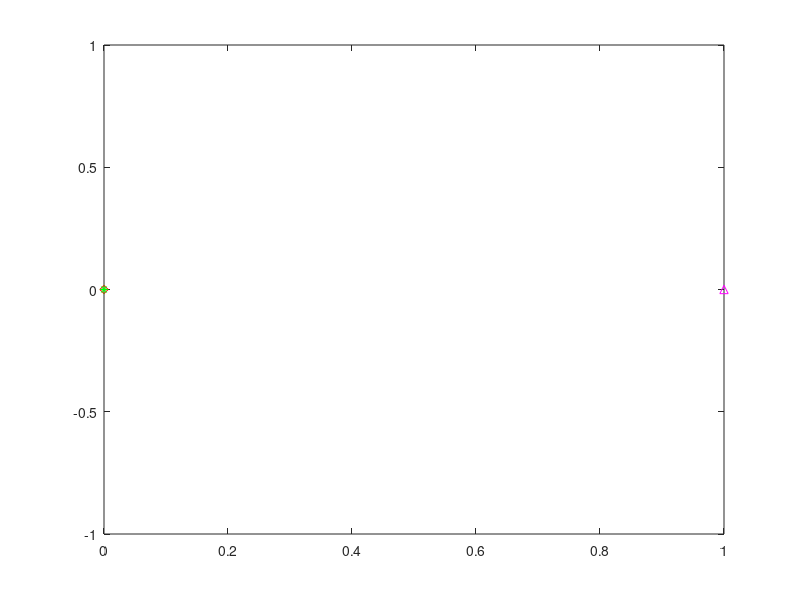

The MATLAB source for this figure: (Note: this script raises an error after producing the figure.)
%%Author: KB
%Purpose: Trying to reproduce the results of the reference paper below
%1. Adapted from ...
% Date:  2020. 02. 10. / 12:22:19 KST

% Version variation:  
% 1.

% Reference paper: 
%[1] Cooperative jamming and Power Allocation for Wireless
% Relay Networks in Presence of Eavesdropper

clear all;
close all;
clc;


%% SETTINGS and PREALLOCATIONS
tx=1;%number of transmitters
rx=1;%number of receiver_poss
mu = 0; % mean of Guassian distribution


%--settings based on ... ----
iter=10^3; % numbeer of Monte Carlo simulations
%d=30;%receiver's distance; destination fixed at 30m
d=1;%receiver's distance; destination fixed at 30m % (2020/02/10)

%eavesdynPos=(-16:2:32);%eavesdroppers dynamnic position; necessary to plot the graph of secrecy gap at with eavesdropper at different distances from the sources
eavesdynPos=(-4:0.05:3);%eavesdroppers dynamnic position; necessary to plot the graph of secrecy gap at with eavesdropper at different distances from the sources
R_sec_vec = zeros(size(eavesdynPos));%(2020/02/10)

tau=4; %path loss exponent
phi=0; %phase offset from source to destination
pathloss_comp=-tau/2;%pathloss component
h= d.^(pathloss_comp)*exp(1j*phi); %line of sight model
%------------------------------------------------------------------------



%% POWER in dB

%------------------------------------------------------------------------
%Total Power budget =20dBm,
%(a) Phase 1(Source to destination; active jammers)=>P_S+P_J1
%(b)Phase 2(Relays to destination; jammers active again) =>P_R+P_J2.
% Therefore P=P_S+P_J1+P_J2+P_R
%------------------------------------------------------------------------

num_relays=1; %number of relays
num_jammers=1;%number of jammers
l=num_jammers;%maximum number of jammers
n=num_relays;%maximum number of relays

% When "The average signal-to-noise ratio (SNR) of the S --> R and
% R --> D links, i.e., gamma_SR_bar and gamma_RD_bar are fixed at
% 15 dB"
gamma_SR_bar = 10^(15/10);
gamma_RD_bar = gamma_SR_bar;

% ---Noise specific settings ----
sigmaSqrd = 1;
%---------------------------------


p_budget_Dbm=20; %total power budget in dBm
p_budget_inWatts=10^((p_budget_Dbm-30)/10);%total power budget in dBm
p_budget_inWatts_divided=p_budget_inWatts/(1+2*(num_jammers)+num_relays);%dividing up the power 
P_S=p_budget_inWatts_divided;%source power in watts
P_R=(p_budget_inWatts_divided)*num_relays;%source power in watts
P_J1=(p_budget_inWatts_divided)*num_jammers;%power in watts for jammers in 1st phase
P_J2=(p_budget_inWatts_divided)*num_jammers;%power in watts for jammers in 2nd phase


% P_S=15;%source power in watts
% P_R=2;%source power in watts
% P_J1=2;%power in watts for jammers in 1st phase
% P_J2=1;%power in watts for jammers in 2nd phase


P_J=P_J1+P_J2;% total jammer power


p=[P_S P_R P_J1 P_J2]'; %matrix of all the powers

% num_relays=input('Please enter the number of relays: ');%number of relays
% num_jammers=input('Please enter the number of relays: ');%number of jammers

%-------------------------------------------------------------------------------------------------------------------
%% DISTANCES

snr_gap=zeros(1,length(eavesdynPos));

snr_gap_cummulator=0; %for cummulating the sum of snr gap to be finally averaged out after  the iterations

%--source position--
%source_pos = zeros(1,1);
source_pos = [-1;0];

for eavesd_dist_iter=1:size(eavesdynPos,2),
%for iter_num=1:iter,
    %% SOURCE
    % USING DYNAMIC RELAY/JAMMER POSITIONS
    
    %% RELAY(S)
    %A1. NON-DYNAMIC RELAY POSITION    
    x_rel_dist =  0;
    y_rel_dist =  0; 
    angles_SR = atan((y_rel_dist-source_pos(2))/(x_rel_dist-source_pos(1)));
    
    %A2. DYNAMIC II (MOST DYNAMIC).
    disk_ctr=[0,0]; %source as center
    disk_rad=18;%radius of disk used to distribute relay positions

%     [x,y,angles_out]=randomNodeCoordinateGenerator(disk_ctr,disk_rad,num_relays,0,2*pi);
%     y_rel_dist=y';
%     x_rel_dist=x';    
%     angles_SR=angles_out';%angles from source to relay. Giving their phase offset component
    
    figure(1);
    plot(0,0,'rd');% for seeing the positioning of the source
    hold on;
    plot(d,0,'m^');% for seeing the positioning of the destination
    plot(x_rel_dist,y_rel_dist,'g*');
    
    
    
     %% JAMMER(S)
%     %A1. NON-DYNAMIC RELAY POSITION
%     y_jam_dist = 0;
%     x_jam_dist = 0
%     angles_SJ = atan(y_jam_dist./x_jam_dist);
    
    %B2. DYNAMIC II (MOST DYNAMIC).
    [x_jammers,y_jammers,angles_jammers_out]=randomNodeCoordinateGenerator(disk_ctr,disk_rad,num_jammers,0,2*pi);
    y_jam_dist=y_jammers';%y-coordinates of jammers with source as center
    x_jam_dist=x_jammers';%y-coordinates of jammers with source as center
    angles_SJ=angles_jammers_out';%angles from source to jammers. Giving their phase offset component
    
    plot(x_jam_dist,y_jam_dist,'bo');% for seeing the positioning of the jammers
    %------------------------------------------------------------------------------------------
    
        
    R_sec_term3_summer = 0;%secrecy capacity agreggator (2020/02/10)
    %for eavesd_dist_iter=1:size(eavesdynPos,2),%(2020/02/10)
    gamma_SE_summer = 0; %(2020/02/11)
    gamma_RE_summer = 0; %(2020/02/11)
    
    for iter_num=1:iter,%(2020/02/10)
        
        %         try
        %% DISTANCES
            
        relay_pos=[x_rel_dist;y_rel_dist];%PNB: relay positions
        jammer_pos=[x_jam_dist;y_jam_dist];%PNB: jammer positions
        eavesd_pos=[eavesdynPos(eavesd_dist_iter);0];% eavesdroppers position
        plot(eavesd_pos(1),eavesd_pos(2),'rs');% for seeing the positioning of the eavesdropper
        dest_pos=[d;0];% destination position
        
        %---source originated distances---        
        
        source2relay_vec = relay_pos - repmat(source_pos,1,size(relay_pos,2));
        source2relay=sqrt(sum((source2relay_vec).^2)).^pathloss_comp;%PBN: source(zero origin) to relay.
        %receiver_pos=[30*ones(1,num_relays);zeros(1,num_relays)];%PNB: destination(receiver_pos's) position from origin
        
        source2dest_vec=dest_pos-source_pos;%vector from source to destination.
        source2dest=sqrt(sum((source2dest_vec).^2)).^pathloss_comp;%PNB: source to destination distance.
        
        source2eavesd_vec=eavesd_pos-source_pos;%vector from source to eavesdropper.
        source2eavesd=sqrt(sum((source2eavesd_vec).^2)).^pathloss_comp;%PNB: source to eavesdropper distance.
        
        %---relay originated distances---
        relay2dest_vect=repmat(dest_pos,1,size(relay_pos,2))-relay_pos;%matrix from relays to destination.
        relay2dest=sqrt(sum((relay2dest_vect).^2)).^pathloss_comp;%PNB: relays to destination distance.
        %% finding phase angles from relay to destinations
        xS1=relay2dest_vect(1,:);
        yS1=relay2dest_vect(2,:);
        phi_relay2dest=atan(yS1./xS1);%(angles in radians)
        %phi_relay2dest=rad2deg(atan(yS1./xS1));%(angles in degrees)
        
        relay2eavesd_vect=repmat(eavesd_pos,1,size(relay_pos,2))-relay_pos;%matrix from relays to eavesdropper.
        relay2eavesd=sqrt(sum((relay2eavesd_vect).^2)).^pathloss_comp;%PNB: relays to eavesdropper distances.
        %% finding phase angles from relay to destinations
        xS2=relay2eavesd_vect(1,:);
        yS2=relay2eavesd_vect(2,:);
        phi_relay2eavesd=atan(yS2./xS2);%(angles in radians)
        %phi_relay2eavesd=rad2deg(atan(yS2./xS2));%(angles in degrees)
        
        
        %---jammer originated distances and angles---
        
        if num_jammers || num_relays > 1,
            for i=1:num_relays,
                for j=1:num_jammers,
                    jam2relay_vect(:,j)=relay_pos(:,i)-jammer_pos(:,j)
                    jam2relay_vect2dist(j)=sqrt(sum(jam2relay_vect(:,j).^2)).^pathloss_comp%PNB: distance of jammers to specific relay
                end
                jam2relay_vec2distvec(:,i)=jam2relay_vect2dist;%finished computing distances from jammers to specific relay added to  final distance matrix
                %% finding the phase angles from jammers to relays
                x_cord=jam2relay_vect(1,:);
                y_cord=jam2relay_vect(2,:);
                phi_relay2jammer=atan(y_cord./x_cord);% angles from jammers to specific relay calculated (in radians)
                %phi_relay2jammer=rad2deg(atan(y_cord./x_cord));%angles from jammers to specific relay calculated (in degrees)
                phi_relay2jammer_complete(:,i)=phi_relay2jammer;% angles from jammers to specific relay added to final angle matrix
            end
            jam2relay=jam2relay_vec2distvec';
            jam2relay_angles=phi_relay2jammer_complete';
        else disp('Error in specifing the relay size');
            
        end
        
        
        jam2dest_vect=repmat(dest_pos,1,size(jammer_pos,2))-jammer_pos;%matrix from jammers to destination.
        jam2dest=sqrt(sum((jam2dest_vect).^2)).^pathloss_comp;%PNB: jammers to destination distances.
        %% finding phase angles from jammer to destinations
        xS3=jam2dest_vect(1,:);
        yS3=jam2dest_vect(2,:);
        phi_jam2dest=atan(yS3./xS3);%angle (in radians)
        %phi_jam2dest=rad2deg(atan(yS3./xS3));%angle (in degrees)
        
        jam2eavesd_vect=repmat(eavesd_pos,1,size(jammer_pos,2))-jammer_pos;%matrix from jammers to eavesdropper.
        jam2eavesd=sqrt(sum((jam2eavesd_vect).^2)).^pathloss_comp;%PNB: jammers to eavesdropper distances.
        xS4=jam2eavesd_vect(1,:);
        yS4=jam2eavesd_vect(2,:);
        phi_jam2eavesd=atan(yS4./xS4);%angle (in radians)
        %phi_jam2eavesd=rad2deg(atan(yS4./xS4));%angle (in degrees)
        
        
        %% CHANNELS
               
        %---CHANNEL ORIGIN: FROM SOURCE-----
        %source to relay
        phi_source2relay=angles_SR;
        h_SR1=exp(1i*phi_source2relay);
        h_SR=source2relay.*h_SR1; % Source to Relay channel
        
        %source to destination/receiver
        phi_source2dest=phi;
        h_SD1=exp(1i*phi_source2dest);
        h_SD=source2dest.*h_SD1;
        
        %source to eavesdropper
        phi_source2eavesd=atan(source2eavesd);%angle (in radians)
        h_SE1=exp(1i*phi_source2eavesd);
        h_SE=source2eavesd.*h_SE1;
        
        
        %---CHANNEL ORIGIN: RELAY-----
        %relay to destination
        h_RD1=exp(1i*phi_relay2dest);
        h_RD=relay2dest.*h_RD1; % Source to Relay channel
        h_RD=h_RD';
        
        %relay to eavesdropper
        %h_RE1=(randn(1,num_relays)+randn(1,num_relays)*1i)/sqrt(2);
        h_RE1=exp(1i*phi_relay2eavesd);
        h_RE=relay2eavesd.*h_RE1; % Source to Relay channel
        h_RE=h_RE';
        
        %---CHANNEL ORIGIN: JAMMER-----
        %jammer to relay
        
        h_JR1=exp(1i*jam2relay_angles);
        h_JR_vec=jam2relay.*h_JR1;
        h_JR=h_JR_vec;
        h_JR=h_JR';
        
        %jammer to destination/receiver
        h_JD1=exp(1i*phi_jam2dest);
        h_JD=jam2dest.*h_JD1;
        h_JD=h_JD';
        
        %jammer to eavesdropper
        h_JE1=exp(1i*phi_jam2eavesd);
        h_JE=jam2eavesd.*h_JE1;
        h_JE=h_JE';
        
       
        
        %% SECRECY CAPACITY CALCULATION
        
        
        %gamma_SR = gamma_SR_bar;% with fixed gammas        
        %gamma_RD = gamma_RD_bar;% with fixed gammas
        gamma_SR = P_S*abs(h_SR).^2./sigmaSqrd;% When gammas not fixed
        gamma_RD = P_R*abs(h_RD).^2./sigmaSqrd;% When gammas not fixed
        
        gamma_SE = P_S*abs(h_SE).^2./sigmaSqrd; 
        gamma_SE_summer = gamma_SE_summer + gamma_SE;
        
        gamma_RE = P_R*abs(h_RE).^2./sigmaSqrd;
        gamma_RE_summer = gamma_RE_summer + gamma_RE;
        
        A = 3*(gamma_RD).^2*gamma_RE*gamma_SE;
        
        B_term1 = -2*gamma_RD*gamma_RE*gamma_SR*(1+gamma_SE);
        B_term2 = -2*gamma_RD*gamma_SE*(gamma_RD*(1+gamma_RE)-gamma_RE);
        B = B_term1 + B_term2;
        
        C_term1 = gamma_SR*(1+gamma_SE)*(gamma_RD*(1+gamma_RE)-gamma_RE);
        C_term2 = -gamma_RD*gamma_SE*(1+gamma_RE);
        C = C_term1 + C_term2;
        
        betaHat_num = -B-sqrt(B^2-4*A*C);
        betaHat_denom = 2*A;
        betaHat = betaHat_num/betaHat_denom;
        
        
        
        
        R_sec_term3 = log((1+gamma_SE)*(1 + gamma_RE));        
        
        R_sec_term3_summer = R_sec_term3_summer + R_sec_term3;
    end
    gamma_SE_Bar = gamma_SE_summer/iter;
    gamma_RE_Bar = gamma_RE_summer/iter;
    R_sec_term3_avg = R_sec_term3_summer/iter;
    
    
    if betaHat < (gamma_SR/gamma_RD),
        alphaHat = gamma_RD*betaHat/gamma_SR;
    elseif betaHat > (gamma_SR/gamma_RD),
        alphaHat = 1;
    end
    
    alpha_ = alphaHat;
    beta_ = betaHat;    
    
    
    R_sec_term1 = 0.5*log(1+(1-alpha_)*gamma_SE_Bar);
    R_sec_term2 = 0.5*log((1+beta_ * gamma_RD)*(1+(1-beta_)*gamma_RE_Bar));    
    R_sec = R_sec_term1 + R_sec_term2 - 0.5*R_sec_term3_avg;
    
    if R_sec < 0,
        R_sec = 0;
        %R_sec = R_sec*-1;
    end
    
    R_sec_vec(eavesd_dist_iter) = R_sec;%secrecy capacity vector
end



figure(2)
plot(eavesdynPos,R_sec_vec,'-o');%plot of SNR gap in dB
%semilogy(eavesdynPos,R_sec_vec,'-o');%plot of SNR gap in dB

grid on;
ylabel('Secrecy capacity[dB]');
xlabel('distance from source [m]');
runtimeTimeStamp();
